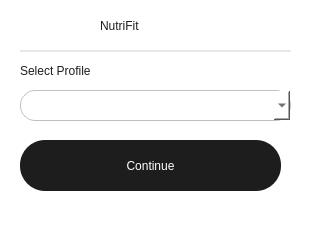
<?xml version="1.0" encoding="UTF-8"?>
<ui version="4.0">
 <class>Form</class>
 <widget class="QWidget" name="Form">
  <property name="geometry">
   <rect>
    <x>0</x>
    <y>0</y>
    <width>311</width>
    <height>238</height>
   </rect>
  </property>
  <property name="windowTitle">
   <string>Form</string>
  </property>
  <property name="styleSheet">
   <string notr="true">QWidget{
background-color:white;
}</string>
  </property>
  <widget class="Line" name="line">
   <property name="geometry">
    <rect>
     <x>20</x>
     <y>50</y>
     <width>271</width>
     <height>2</height>
    </rect>
   </property>
   <property name="styleSheet">
    <string notr="true">#line{
	height:1px;
	background-color: #e8e8e8;
	border:none;
}</string>
   </property>
   <property name="orientation">
    <enum>Qt::Orientation::Horizontal</enum>
   </property>
  </widget>
  <widget class="QLabel" name="label_2">
   <property name="geometry">
    <rect>
     <x>100</x>
     <y>10</y>
     <width>101</width>
     <height>31</height>
    </rect>
   </property>
   <property name="styleSheet">
    <string notr="true">QLabel{
	font:600 25px &quot;Epilogue&quot;;
	color:#1D1D1D;
	background-color:white;
}</string>
   </property>
   <property name="text">
    <string>NutriFit</string>
   </property>
  </widget>
  <widget class="QLabel" name="label">
   <property name="geometry">
    <rect>
     <x>20</x>
     <y>50</y>
     <width>121</width>
     <height>41</height>
    </rect>
   </property>
   <property name="styleSheet">
    <string notr="true">QLabel{
background-color:transparent;
color:#1d1d1d;
font:500 18px &quot;Epilogue&quot;;
}</string>
   </property>
   <property name="text">
    <string>Select Profile</string>
   </property>
  </widget>
  <widget class="QComboBox" name="profile_selector">
   <property name="geometry">
    <rect>
     <x>20</x>
     <y>90</y>
     <width>271</width>
     <height>31</height>
    </rect>
   </property>
   <property name="styleSheet">
    <string notr="true">QComboBox{
background-color:white;
border-radius:15px;
border:1px solid #c0c0c0;;
color:#1d1d1d;
font:500 13px &quot;Epilogue&quot;;
padding-left:10px;
padding-top:2px;
}</string>
   </property>
  </widget>
  <widget class="QPushButton" name="take_to_main_btn">
   <property name="geometry">
    <rect>
     <x>20</x>
     <y>140</y>
     <width>261</width>
     <height>51</height>
    </rect>
   </property>
   <property name="styleSheet">
    <string notr="true">QPushButton{
background-color:#1d1d1d;
color:white;
border-radius:25px
}</string>
   </property>
   <property name="text">
    <string>Continue</string>
   </property>
  </widget>
 </widget>
 <resources/>
 <connections/>
</ui>
